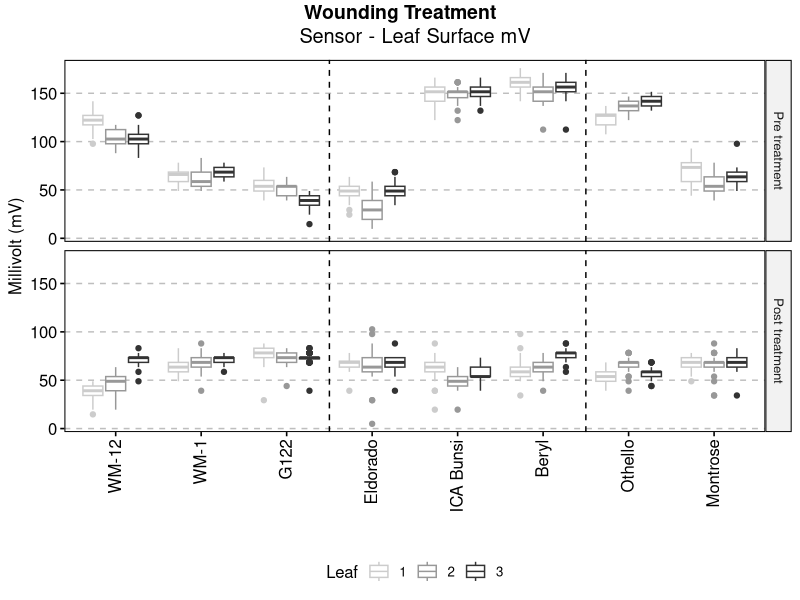
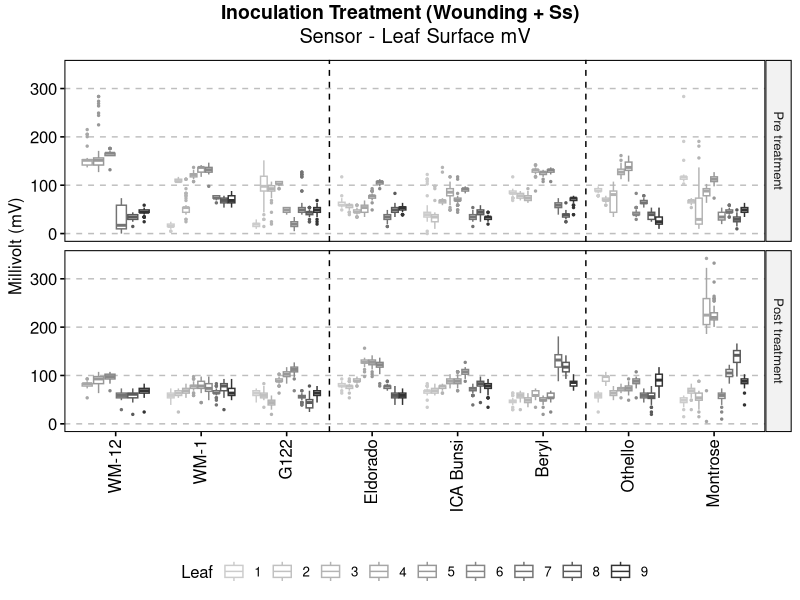

R code for these plots, in order:
## ---- chunk 1
library(readxl) #needed for loading xlsx file
library(tidyverse) #contains ggplot2, dplyr, tidyr, readr, purrr, tibble, stringr, forcats packages 
library(ggpubr) #requires tidyverse to be loaded first, needed for graphs (e.g. ggboxplot function)
## ---- chunk 2
ManualData<-read_excel("FigS1,S2-Sensor-mV.xlsx",sheet = "Sensor-leafmV", col_types = c("text", "numeric","numeric","numeric","numeric","text")) # loading excel, defining which sheet is loaded and defining the type of each column
ManualData <- na.omit(ManualData) #removes all rows with NA - found in some of WM-12 data
ManualData$Cultivar <- factor(ManualData$Cultivar, levels = c("WM-12", "WM-1","G122","Eldorado","ICA Bunsi","Beryl", "Othello","Montrose")) #order the Cultivars (for graph later on)
ManualData$TimePoint <- factor(ManualData$TimePoint, levels = c("Pre treatment", "Post treatment")) #order the treatments pre and post (for graph later on)
## ---- chunk 3
Mv_WoundData<- ManualData%>% filter(Block == 4) #Create a new table from ManualData that just has Block 4 (wounding) - will be used for FigureS1
Mv_InoculationData<- ManualData %>% filter(Block < 4) #removes Block 4 from ManualData (wounding) - Block 1 -3 were inoculated - this data will be used for Plot Fig. S2
## ---- chunk 4
Mv_WoundData$Leaf <-factor(Mv_WoundData$Leaf, levels = c("1", "2", "3")) #defines Leaf number as a factor, needed to ensure that the group below can be grouped by Leaf
FigS1<-ggboxplot(Mv_WoundData,"Cultivar", "mV",facet.by = "TimePoint", color = "Leaf", palette="grey", title="Sensor - Leaf Surface mV") + #facet.by = group plots by TimePoint (pre and post), and group by color = Leaf, palette is greyscale
ylab("Millivolt (mV)") + #renam y axis
xlab("") + #blank out x axis label
theme(axis.text.x = element_text(size=12,angle = 90,vjust = 0.4, hjust=1)) + # x axis font size + change orientation of x axis labels
theme(axis.text.y = element_text(size=12))+ # y axis font size
theme(panel.grid.major.y = element_line(colour = "grey", linetype="dashed",size=0.5), panel.grid.minor.x = element_line(colour="grey", linetype="blank")) + #adding grid lines to graph, minor grids (0.5) are blank to remove them
theme(plot.title = element_text(hjust = 0.5, vjust=2))+ #Centering title
geom_vline(xintercept = 3.5, linetype="dashed", color = "black", size=0.5) + #adding in a dashed line
geom_vline(xintercept = 6.5, linetype="dashed", color = "black", size=0.5) #adding in a dashed line
FigS1<-ggpar(FigS1, legend = "bottom") # Legend at bottom
FigS1<-FigS1+facet_grid(rows=vars(TimePoint)) #Creates 2 rows of graphs of Pre and Post
FigS1<- annotate_figure(FigS1, top = text_grob("Wounding Treatment", color = "black", face = "bold", size = 14)) #Adding a main title above the panels
FigS1
## ---- chunk 5
Mv_InoculationData$Leaf <-factor(Mv_InoculationData$Leaf, levels = c("1", "2", "3", "4", "5", "6", "7", "8", "9")) #defines Leaf number as a factor, needed to ensure that the group below can be grouped by Leaf
FigS2<-ggboxplot(Mv_InoculationData,"Cultivar", "mV",facet.by = "TimePoint", color = "Leaf", palette="grey", title="Sensor - Leaf Surface mV", outlier.size=0.5, legend = "bottom") + #facet.by = group plots by TimePoint (pre and post), and group by color = Leaf, palette is greyscale
ylab("Millivolt (mV)") + #renames y axis
xlab("") + #blank out x axis label
theme(axis.text.x = element_text(size=12,angle = 90,vjust = 0.4, hjust=1)) + # x axis font size + change orientation of x axis labels
theme(axis.text.y = element_text(size=12))+ # y axis font size
theme(panel.grid.major.y = element_line(colour = "grey", linetype="dashed",size=0.5), panel.grid.minor.x = element_line(colour="grey", linetype="blank")) + #adding grid lines to graph, minor grids (0.5) are blank to remove them
theme(plot.title = element_text(hjust = 0.5, vjust=2))+ #Centering title
geom_vline(xintercept = 3.5, linetype="dashed", color = "black", size=0.5) + #adding in a dashed line
geom_vline(xintercept = 6.5, linetype="dashed", color = "black", size=0.5) + #adding in a dashed line
guides(colour = guide_legend(nrow = 1)) #legend below all 1 line instead of 2 lines
FigS2<-FigS2+facet_grid(rows=vars(TimePoint)) #Creates 2 rows of graphs of Pre and Post
FigS2<- annotate_figure(FigS2, top = text_grob("Inoculation Treatment (Wounding + Ss)", color = "black", face = "bold", size = 14)) #Adding a main title above the panels
FigS2
